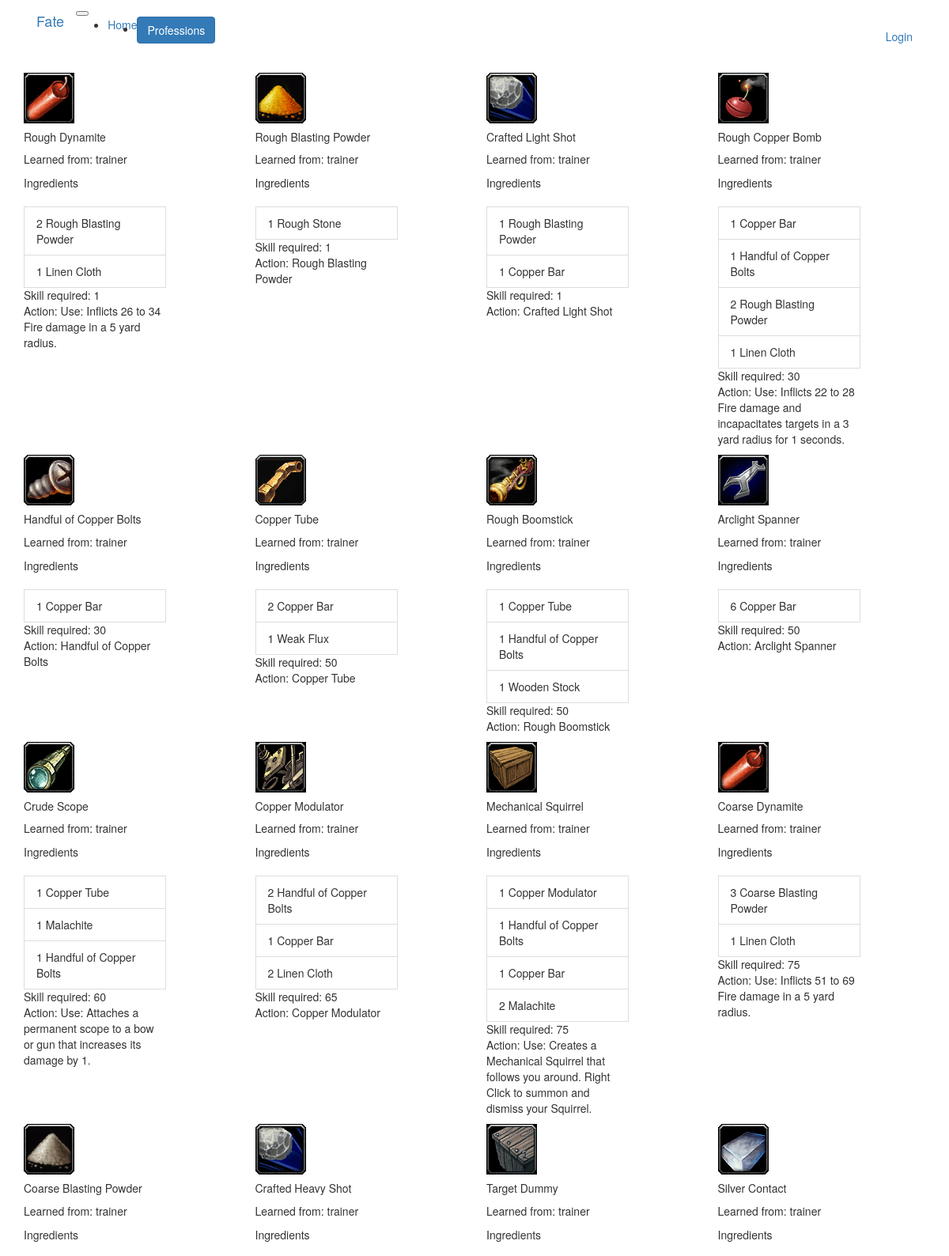
Page /recipes/Engineering (upper part) on the committed database.
### app/models.py (models this page shows, shortened)
class ProfessionItem(db.Model):
    id = db.Column(db.Integer, primary_key=True)
    profession = db.Column(db.String(64))
    image_link = db.Column(db.String(128))
    internal_id = db.Column(db.String(128))
    name = db.Column(db.String(128))
    learned_from = db.Column(db.String(128))
    skill_required = db.Column(db.Integer)
    action = db.Column(db.String(256))
    result = db.Column(db.Integer)
    known = db.relationship(
        'User',
        secondary=user_recipes,
        primaryjoin=(user_recipes.c.recipe_id==id),
        lazy='dynamic'
    )

class RecipeIngredient(db.Model):
    id = db.Column(db.Integer, primary_key=True)
    item_id = db.Column(db.Integer, db.ForeignKey('profession_item.id'))
    ingredient_id = db.Column(db.Integer, db.ForeignKey('profession_ingredient.id'))
    quantity = db.Column(db.Integer)

### app/routes.py (the view)
@app.route('/recipes/<profession>')
def recipes(profession):
    profession = profession[0].upper() + profession[1:].lower()
    recipes = ProfessionItem.query.filter_by(profession=profession).filter(ProfessionItem.skill_required>0).order_by(ProfessionItem.skill_required).all()
    for recipe in recipes:
        recipe.ingredients = RecipeIngredient.query.filter_by(item_id=recipe.id).all()
        for item in recipe.ingredients:
            item.name = ProfessionIngredient.query.filter_by(id=item.ingredient_id).first().name
    return render_template('profession_recipes.html', recipes=recipes)

### app/routes.py (called while the page is built)
@app.before_request
def before_request():
    if current_user.is_authenticated:
        current_user.last_seen = datetime.utcnow()
        db.session.commit()

### app/templates/profession_recipes.html
{% extends "base.html" %}
{% block app_content %}
    {% for recipe_group in recipes | batch(4, '&nbsp;') %}
        <div class="row">
            {% for recipe in recipe_group %}
                <div class="col-md-3">
                    {% include '_recipe.html' %}
                </div>
            {% endfor %}
        </div>
    {% endfor %}
{% endblock %}

### app/templates/_recipe.html (shortened to what this page needs)
<div class="card" style="width: 18rem;">
    <img class="card-img-top" src="{{ url_for('static', filename=recipe.image_link) }}" alt="Card image cap">
    <div class="card-body">
        <h5 class="card-title">{{ recipe.name }}</h5>
        <p class="card-text">
            Learned from: {{ recipe.learned_from }}<br>
            <div class="card-header">Ingredients</div>
                {% for ingredient in recipe.ingredients %}
                <li class="list-group-item">{{ ingredient.quantity }} {{ ingredient.name }}</li>
                {% endfor %}
            Skill required: {{ recipe.skill_required }}<br>
            Action: {{ recipe.action }}
        </p>
    </div>
</div>

### rows in the picture
ProfessionItem: image_link (picture), name "Rough Dynamite", learned_from "trainer", skill_required "1", action "Use: Inflicts 26 to 34 Fire damage in a 5 yard radius."
RecipeIngredient: quantity "2", name "Rough Blasting Powder"
RecipeIngredient: quantity "1", name "Linen Cloth"
ProfessionItem: image_link (picture), name "Rough Blasting Powder", learned_from "trainer", skill_required "1", action "Rough Blasting Powder"
RecipeIngredient: quantity "1", name "Rough Stone"
ProfessionItem: image_link (picture), name "Crafted Light Shot", learned_from "trainer", skill_required "1", action "Crafted Light Shot"
RecipeIngredient: quantity "1", name "Rough Blasting Powder"
RecipeIngredient: quantity "1", name "Copper Bar"
ProfessionItem: image_link (picture), name "Rough Copper Bomb", learned_from "trainer", skill_required "30", action "Use: Inflicts 22 to 28 Fire damage and incapacitates targets in a 3 yard radius for 1 seconds."
RecipeIngredient: quantity "1", name "Copper Bar"
RecipeIngredient: quantity "1", name "Handful of Copper Bolts"
RecipeIngredient: quantity "2", name "Rough Blasting Powder"
RecipeIngredient: quantity "1", name "Linen Cloth"
ProfessionItem: image_link (picture), name "Handful of Copper Bolts", learned_from "trainer", skill_required "30", action "Handful of Copper Bolts"
RecipeIngredient: quantity "1", name "Copper Bar"
ProfessionItem: image_link (picture), name "Copper Tube", learned_from "trainer", skill_required "50", action "Copper Tube"
RecipeIngredient: quantity "2", name "Copper Bar"
RecipeIngredient: quantity "1", name "Weak Flux"
ProfessionItem: image_link (picture), name "Rough Boomstick", learned_from "trainer", skill_required "50", action "Rough Boomstick"
RecipeIngredient: quantity "1", name "Copper Tube"
RecipeIngredient: quantity "1", name "Handful of Copper Bolts"
RecipeIngredient: quantity "1", name "Wooden Stock"
ProfessionItem: image_link (picture), name "Arclight Spanner", learned_from "trainer", skill_required "50", action "Arclight Spanner"
RecipeIngredient: quantity "6", name "Copper Bar"
ProfessionItem: image_link (picture), name "Crude Scope", learned_from "trainer", skill_required "60", action "Use: Attaches a permanent scope to a bow or gun that increases its damage by 1."
RecipeIngredient: quantity "1", name "Copper Tube"
RecipeIngredient: quantity "1", name "Malachite"
RecipeIngredient: quantity "1", name "Handful of Copper Bolts"
ProfessionItem: image_link (picture), name "Copper Modulator", learned_from "trainer", skill_required "65", action "Copper Modulator"
RecipeIngredient: quantity "2", name "Handful of Copper Bolts"
RecipeIngredient: quantity "1", name "Copper Bar"
RecipeIngredient: quantity "2", name "Linen Cloth"
ProfessionItem: image_link (picture), name "Mechanical Squirrel", learned_from "trainer", skill_required "75", action "Use: Creates a Mechanical Squirrel that follows you around. Right Click to summon and dismiss your Squirrel."
RecipeIngredient: quantity "1", name "Copper Modulator"
RecipeIngredient: quantity "1", name "Handful of Copper Bolts"
RecipeIngredient: quantity "1", name "Copper Bar"
RecipeIngredient: quantity "2", name "Malachite"
ProfessionItem: image_link (picture), name "Coarse Dynamite", learned_from "trainer", skill_required "75", action "Use: Inflicts 51 to 69 Fire damage in a 5 yard radius."
RecipeIngredient: quantity "3", name "Coarse Blasting Powder"
RecipeIngredient: quantity "1", name "Linen Cloth"
ProfessionItem: image_link (picture), name "Coarse Blasting Powder", learned_from "trainer"
ProfessionItem: image_link (picture), name "Crafted Heavy Shot", learned_from "trainer"
ProfessionItem: image_link (picture), name "Target Dummy", learned_from "trainer"
ProfessionItem: image_link (picture), name "Silver Contact", learned_from "trainer"
